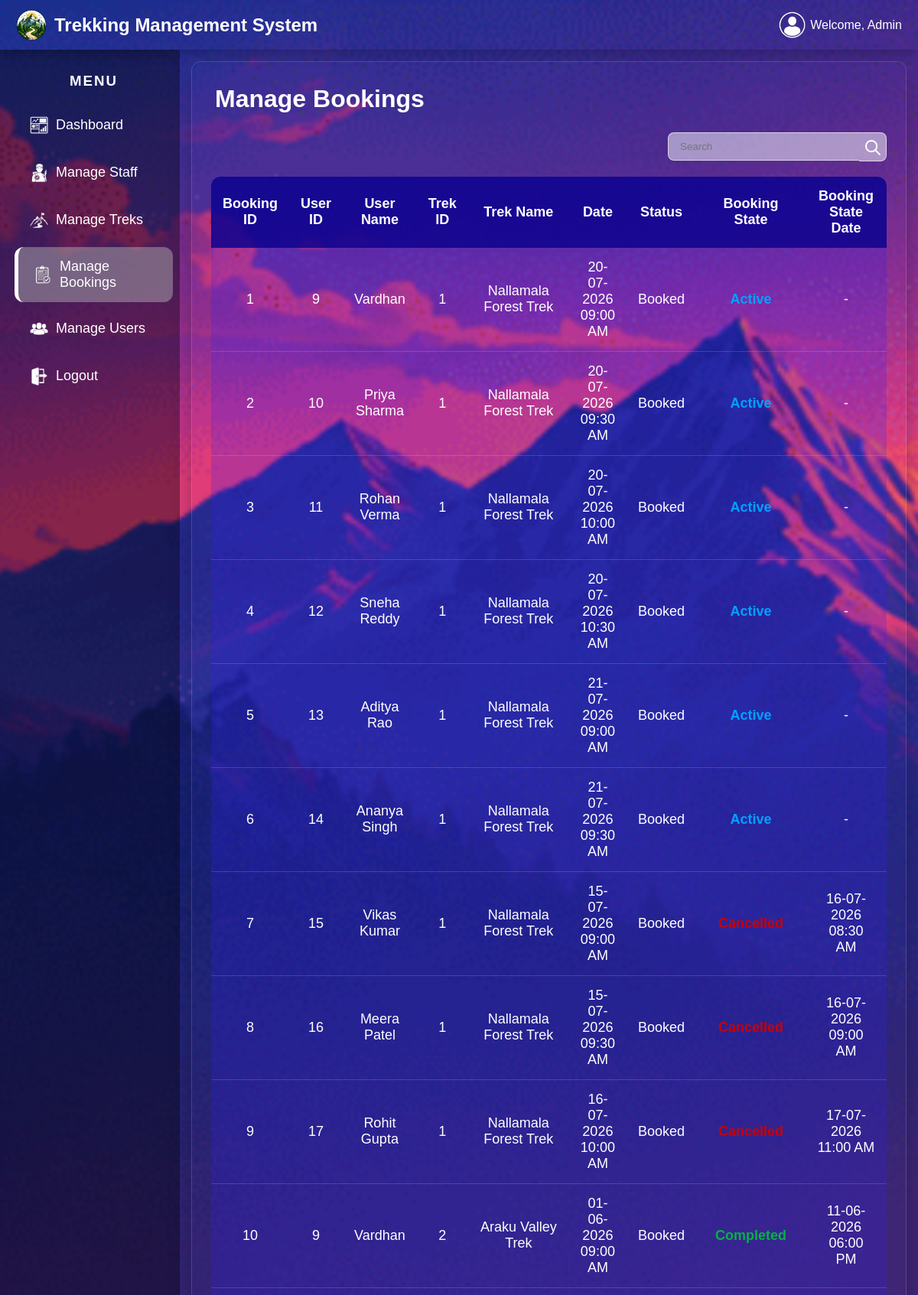
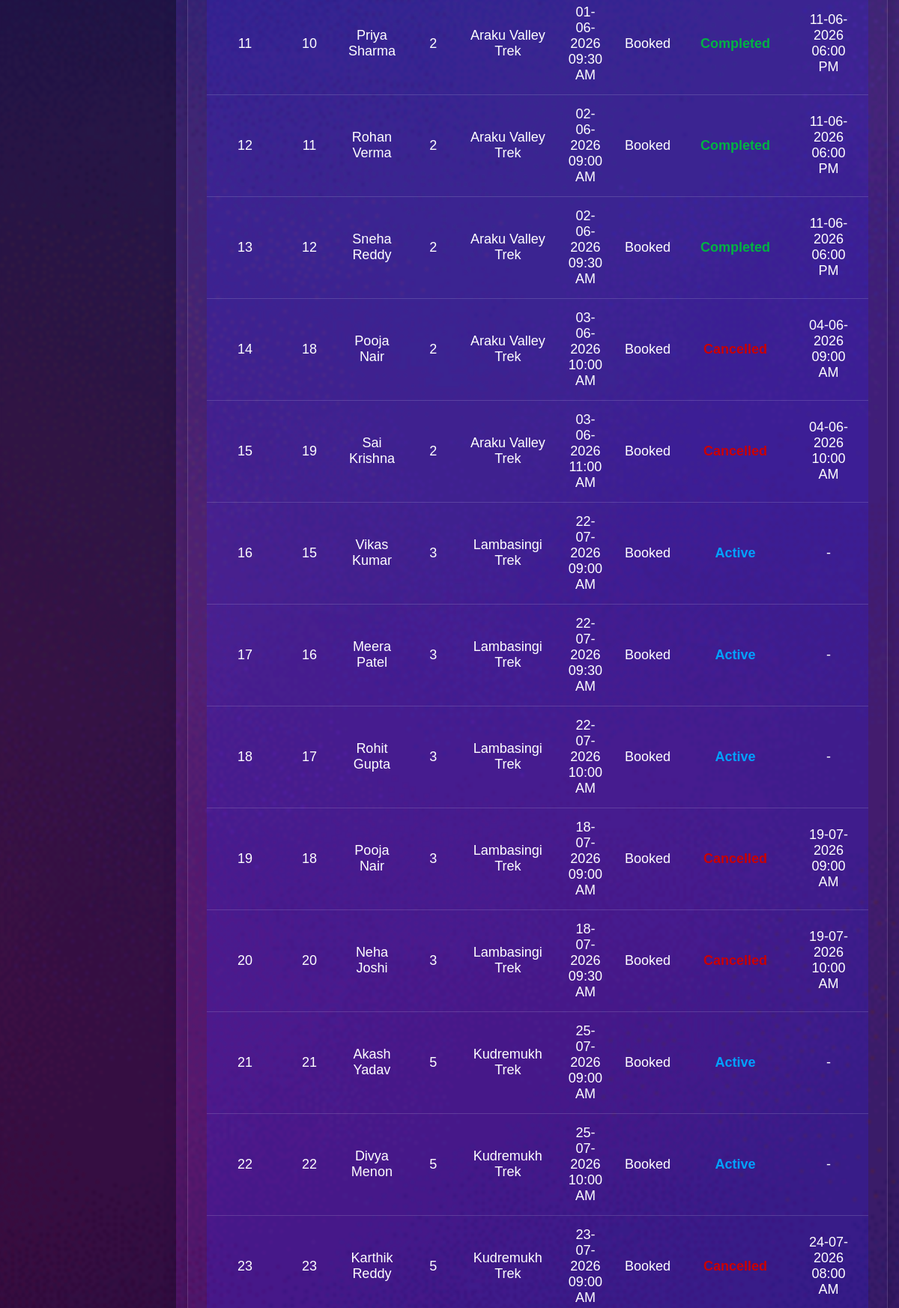
Page /manage_bookings (signed in, upper part) on the committed database (2 pictures, top to bottom).
### tables this page shows
CREATE TABLE bookings(
        id INTEGER PRIMARY KEY AUTOINCREMENT,
        user_id INTEGER NOT NULL,
        trek_id INTEGER NOT NULL,
        date TEXT NOT NULL,
        status TEXT NOT NULL,
        booking_state TEXT NOT NULL DEFAULT 'Active',
        booking_state_date TEXT,

        FOREIGN KEY(user_id) REFERENCES users(id),
        FOREIGN KEY(trek_id) REFERENCES treks(id));

CREATE TABLE users (
            id INTEGER PRIMARY KEY AUTOINCREMENT,
            role TEXT NOT NULL,
            fullname TEXT NOT NULL,
            address TEXT NOT NULL,
            gender TEXT NOT NULL,
            email TEXT NOT NULL UNIQUE,
            phone TEXT NOT NULL,
            username TEXT NOT NULL UNIQUE,
            password TEXT NOT NULL,
            status TEXT DEFAULT 'active'
        );

CREATE TABLE treks(
        id INTEGER PRIMARY KEY AUTOINCREMENT,
        trek_name TEXT NOT NULL,
        location TEXT NOT NULL,
        difficulty TEXT NOT NULL,
        duration INTEGER NOT NULL,
        start_date TEXT NOT NULL,
        end_date TEXT NOT NULL,
        total_slots INTEGER NOT NULL,
        available_slots INTEGER NOT NULL,
        status TEXT DEFAULT 'Open',
        description TEXT,
        image TEXT,
        staff_id INTEGER,
        trek_state TEXT DEFAULT 'Not Started',
        FOREIGN KEY(staff_id) REFERENCES users(id));

### app.py (the view)
@app.route("/manage_bookings")
def manage_bookings():
    if "admin" not in session:
        return redirect("/")
    search = request.args.get('search','').strip()
    conn = sqlite3.connect("trek.db")
    cursor = conn.cursor()
    if search:
        cursor.execute("""
            SELECT
                bookings.id,
                users.id,
                users.fullname,
                treks.id,
                treks.trek_name,
                bookings.date,
                bookings.status,
                bookings.booking_state,
                bookings.booking_state_date
            FROM bookings
            JOIN users ON bookings.user_id = users.id
            JOIN treks ON bookings.trek_id = treks.id
            WHERE( bookings.id LIKE ?
                OR users.id LIKE ?
                OR users.fullname LIKE ?
                OR treks.id LIKE ?
                OR treks.trek_name LIKE ?
                OR bookings.date LIKE ?
                OR bookings.status LIKE ?
                OR bookings.booking_state LIKE ?
                OR bookings.booking_state_date LIKE ? )
                ORDER BY bookings.id""",
            (f"%{search}%",f"%{search}%",f"%{search}%",f"%{search}%",f"%{search}%",f"%{search}%",f"%{search}%",f"%{search}%",f"%{search}%")
        )
    else:
        cursor.execute(
        """ SELECT
                bookings.id,
                users.id,
                users.fullname,
                treks.id,
                treks.trek_name,
                bookings.date,
                bookings.status,
                bookings.booking_state,
                bookings.booking_state_date
            FROM bookings
            JOIN users ON bookings.user_id = users.id
            JOIN treks ON bookings.trek_id = treks.id
            ORDER BY bookings.id"""
        )
    bookings= cursor.fetchall()
    conn.close()
    return render_template("manage_bookings.html", bookings=bookings, page= "bookings", search=search)

### app.py (called while the page is built)
@app.template_filter("format_date")
def format_date(value):
    if not value:
        return '-'
    if " " in value:
        date = datetime.strptime(value, "%Y-%m-%d %H:%M:%S")
    else:
        date = datetime.strptime(value, "%Y-%m-%d")
    return date.strftime("%d-%m-%Y")

@app.template_filter("format_time")
def format_datetime(value):
    if not value:
        return ''
    return datetime.strptime(value, "%Y-%m-%d %H:%M:%S").strftime("%I:%M %p")

### templates/manage_bookings.html (shortened to what this page needs)
{% extends "base_admin.html" %}
{% block content %}
<div class="glass-card">
    <h1>Manage Bookings</h1>
    <div class="top-bar1">
        <form method="GET" class="search-form">
            <input type="text" name="search" placeholder="Search" value="{{request.args.get('search','')}}">
            <button type="submit"><img src="/static/images/search icon.png" alt="search icon"></button>
        </form>
    </div>
    <div class="table-wrapper">
        <table class="bookings-table">
            <tr>
                <th>Booking ID</th>
                <th>User ID</th>
                <th>User Name</th>
                <th>Trek ID</th>
                <th>Trek Name</th>
                <th>Date</th>
                <th>Status</th>
                <th>Booking State</th>
                <th>Booking State Date</th>
            </tr>
            {% for booking in bookings %}
            <tr>
                <td>{{booking[0]}}</td>
                <td>{{booking[1]}}</td>
                <td>{{booking[2]}}</td>
                <td>{{booking[3]}}</td>
                <td>{{booking[4]}}</td>
                <td>{{ booking[5] | format_date}} <br>{{ booking[5] | format_time}}</td>
                <td>{{booking[6]}}</td>
                <td>
                    {% if booking[7] == "Completed" %}
                    <span class="status completed">Completed</span>
                    {% elif booking[7] == "Active"%}
                    <span class="status active1">Active</span>
                    {% else %}
                    <span class="status cancelled">Cancelled</span>
                    {% endif %}
                </td>
                <td>{{ booking[8] | format_date}} <br>{{ booking[8] | format_time}}</td>
            </tr>
            {% endfor %}
        </table>
    </div>
</div>
{% endblock %}

### static/css/admin_dash_style.css (style rules this page uses)
* { box-sizing: border-box ; font-family: Arial, Helvetica, sans-serif; }
body { margin:0; padding:0; background-image:url("/static/images/background1.png"); background-size:cover; background-position:center; background-repeat:no-repeat; background-attachment:fixed; }
.content h1 { margin: 5px; color: white; }
.glass-card { height: calc(100vh - 95px); width: 100%; display: flex; flex-direction: column; background: transparent; border-radius:12px; padding:25px; border:1px solid rgba(255,255,255,.15); box-shadow:0 10px 30px rgba(0,0,0,.25); overflow-y: auto; }
.top-bar1 { display: flex; justify-content: flex-end; margin:20px 0; }
.search-form { display: flex; justify-content: flex-end; align-items: center; }
.search-form input { width: 250px; padding: 10px 15px; background-color: rgba(255, 255, 255, 0.5); border: 1px solid rgba(255, 255, 255, 0.6); border-right: 0px; border-radius: 8px; border-top-right-radius: 0; border-bottom-right-radius: 0; }
.search-form button { padding: 5px 5px 0px; width: 36px; height: 37.5px; border: 1px solid rgba(255, 255, 255, 0.6); border-left: 0px; border-top-left-radius: 0; border-bottom-left-radius: 0; background-color: rgba(255, 255, 255, 0.5); color: white; cursor: pointer; }
.search-form img { height: 20px; width: 20px; }
.table-wrapper { height: auto; overflow-y: auto; border-radius:12px; }
.content table { width:100%; margin-top:0px; border-collapse:collapse; overflow:hidden; border-radius:12px; background:rgba(49, 35, 247, 0.225); color:white; font-size: 18px; }
.content th { padding:15px; background:rgba(11, 2, 141, 0.826); font-size:18px; text-align:center; }
.content td { padding:15px; text-align:center; border-bottom:1px solid rgba(255,255,255,.15); }
.status { padding:5px 10px; font-size: 18px; border-radius:30px; font-weight: bolder; }
.completed { color:#02b342; }
.cancelled { color:#cb0101; }
.active1 { color: #00a2ff; }
button { width: 100px; height: 30px; border:none; border-radius:8px; color:white; font-size:15px; font-weight:bold; cursor:pointer; }
.bookings-table th:nth-child(9), .bookings-table td:nth-child(9) { width: 125px; }

### rows in the picture
bookings: id "1", booking "9", fullname "Vardhan", booking "1", trek_name "Nallamala Forest Trek", date "20-07-2026", date "09:00 AM", status "Booked", booking_state "Active", booking "-"
bookings: id "2", booking "10", fullname "Priya Sharma", booking "1", trek_name "Nallamala Forest Trek", date "20-07-2026", date "09:30 AM", status "Booked", booking_state "Active", booking "-"
bookings: id "3", booking "11", fullname "Rohan Verma", booking "1", trek_name "Nallamala Forest Trek", date "20-07-2026", date "10:00 AM", status "Booked", booking_state "Active", booking "-"
bookings: id "4", booking "12", fullname "Sneha Reddy", booking "1", trek_name "Nallamala Forest Trek", date "20-07-2026", date "10:30 AM", status "Booked", booking_state "Active", booking "-"
bookings: id "5", booking "13", fullname "Aditya Rao", booking "1", trek_name "Nallamala Forest Trek", date "21-07-2026", date "09:00 AM", status "Booked", booking_state "Active", booking "-"
bookings: id "6", booking "14", fullname "Ananya Singh", booking "1", trek_name "Nallamala Forest Trek", date "21-07-2026", date "09:30 AM", status "Booked", booking_state "Active", booking "-"
bookings: id "7", booking "15", fullname "Vikas Kumar", booking "1", trek_name "Nallamala Forest Trek", date "15-07-2026", date "09:00 AM", status "Booked", booking_state_date "16-07-2026", booking_state_date "08:30 AM"
bookings: id "8", booking "16", fullname "Meera Patel", booking "1", trek_name "Nallamala Forest Trek", date "15-07-2026", date "09:30 AM", status "Booked", booking_state_date "16-07-2026", booking_state_date "09:00 AM"
bookings: id "9", booking "17", fullname "Rohit Gupta", booking "1", trek_name "Nallamala Forest Trek", date "16-07-2026", date "10:00 AM", status "Booked", booking_state_date "17-07-2026", booking_state_date "11:00 AM"
bookings: id "10", booking "9", fullname "Vardhan", booking "2", trek_name "Araku Valley Trek", date "01-06-2026", date "09:00 AM", status "Booked", booking_state "Completed", booking_state_date "11-06-2026", booking_state_date "06:00 PM"
bookings: id "11", booking "10", fullname "Priya Sharma", booking "2", trek_name "Araku Valley Trek", date "01-06-2026", date "09:30 AM", status "Booked", booking_state "Completed", booking_state_date "11-06-2026", booking_state_date "06:00 PM"
bookings: id "12", booking "11", fullname "Rohan Verma", booking "2", trek_name "Araku Valley Trek", date "02-06-2026", date "09:00 AM", status "Booked", booking_state "Completed", booking_state_date "11-06-2026", booking_state_date "06:00 PM"
bookings: id "13", booking "12", fullname "Sneha Reddy", booking "2", trek_name "Araku Valley Trek", date "02-06-2026", date "09:30 AM", status "Booked", booking_state "Completed", booking_state_date "11-06-2026", booking_state_date "06:00 PM"
bookings: id "14", booking "18", fullname "Pooja Nair", booking "2", trek_name "Araku Valley Trek", date "03-06-2026", date "10:00 AM", status "Booked", booking_state_date "04-06-2026", booking_state_date "09:00 AM"
bookings: id "15", booking "19", fullname "Sai Krishna", booking "2", trek_name "Araku Valley Trek", date "03-06-2026", date "11:00 AM", status "Booked", booking_state_date "04-06-2026", booking_state_date "10:00 AM"
bookings: id "16", booking "15", fullname "Vikas Kumar", booking "3", trek_name "Lambasingi Trek", date "22-07-2026", date "09:00 AM", status "Booked", booking_state "Active", booking "-"
bookings: id "17", booking "16", fullname "Meera Patel", booking "3", trek_name "Lambasingi Trek", date "22-07-2026", date "09:30 AM", status "Booked", booking_state "Active", booking "-"
bookings: id "18", booking "17", fullname "Rohit Gupta", booking "3", trek_name "Lambasingi Trek", date "22-07-2026", date "10:00 AM", status "Booked", booking_state "Active", booking "-"
bookings: id "19", booking "18", fullname "Pooja Nair", booking "3", trek_name "Lambasingi Trek", date "18-07-2026", date "09:00 AM", status "Booked", booking_state_date "19-07-2026", booking_state_date "09:00 AM"
bookings: id "20", booking "20", fullname "Neha Joshi", booking "3", trek_name "Lambasingi Trek", date "18-07-2026", date "09:30 AM", status "Booked", booking_state_date "19-07-2026", booking_state_date "10:00 AM"
bookings: id "21", booking "21", fullname "Akash Yadav", booking "5", trek_name "Kudremukh Trek", date "25-07-2026", date "09:00 AM", status "Booked", booking_state "Active", booking "-"
bookings: id "22", booking "22", fullname "Divya Menon", booking "5", trek_name "Kudremukh Trek", date "25-07-2026", date "10:00 AM", status "Booked", booking_state "Active", booking "-"
bookings: id "23", booking "23", fullname "Karthik Reddy", booking "5", trek_name "Kudremukh Trek", date "23-07-2026", date "09:00 AM", status "Booked", booking_state_date "24-07-2026", booking_state_date "08:00 AM"
